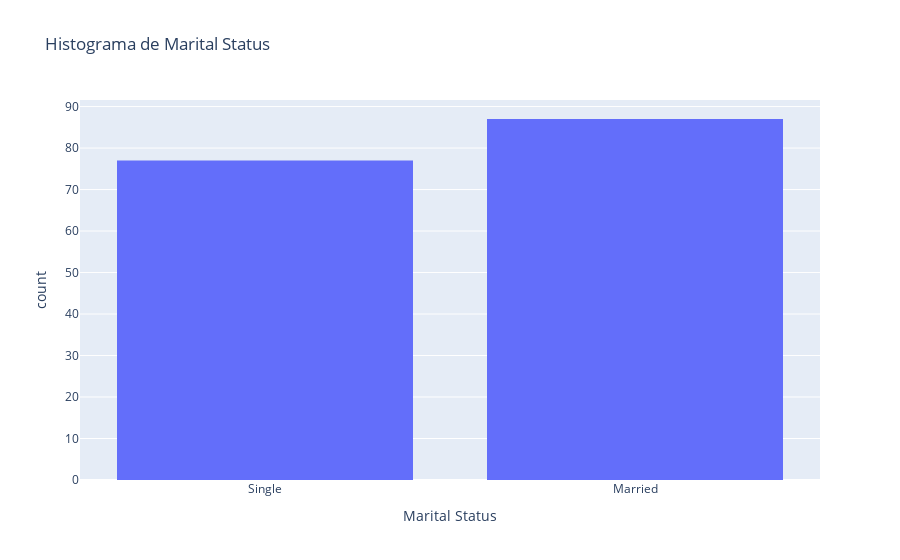

Write notebook code for a chart like this one.
### Markdown cell above
Os dados da coluna 'Children' estão muito desbalanceados, teremos que aplicar alguma técnica de tratamento após o momento da divisão de treino e teste

### Code cell
# Histograma para Marital Status
px.histogram(df, x='Marital Status', title='Histograma de Marital Status').show()

### Figure 1 — Plotly figure (JSON) as saved in the notebook; plotly's stock layout.template omitted (floating-point values rounded to 4 significant figures; data arrays with more than 128 entries replaced by an {"elided": "..."} marker saying what was removed)
{"data": [{"alignmentgroup": "True", "bingroup": "x", "hovertemplate": "Marital Status=%{x}<br>count=%{y}<extra></extra>", "legendgroup": "", "marker": {"color": "#636efa", "pattern": {"shape": ""}}, "name": "", "offsetgroup": "", "orientation": "v", "showlegend": false, "type": "histogram", "x": {"elided": "164 str values"}, "xaxis": "x", "yaxis": "y"}], "layout": {"barmode": "relative", "legend": {"tracegroupgap": 0}, "title": {"text": "Histograma de Marital Status"}, "xaxis": {"anchor": "y", "domain": [0, 1], "title": {"text": "Marital Status"}}, "yaxis": {"anchor": "x", "domain": [0, 1], "title": {"text": "count"}}}}
